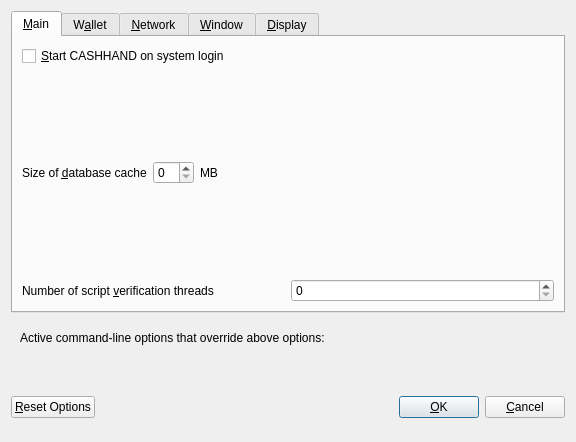
<?xml version="1.0" encoding="UTF-8"?>
<ui version="4.0">
 <class>OptionsDialog</class>
 <widget class="QDialog" name="OptionsDialog">
  <property name="geometry">
   <rect>
    <x>0</x>
    <y>0</y>
    <width>576</width>
    <height>442</height>
   </rect>
  </property>
  <property name="windowTitle">
   <string>Options</string>
  </property>
  <property name="modal">
   <bool>true</bool>
  </property>
  <layout class="QVBoxLayout" name="verticalLayout">
   <item>
    <widget class="QTabWidget" name="tabWidget">
     <property name="currentIndex">
      <number>0</number>
     </property>
     <widget class="QWidget" name="tabMain">
      <attribute name="title">
       <string>&amp;Main</string>
      </attribute>
      <layout class="QVBoxLayout" name="verticalLayout_Main">
       <item>
        <widget class="QCheckBox" name="bitcoinAtStartup">
         <property name="toolTip">
          <string>Automatically start CASHHAND after logging in to the system.</string>
         </property>
         <property name="text">
          <string>&amp;Start CASHHAND on system login</string>
         </property>
        </widget>
       </item>
       <item>
        <layout class="QHBoxLayout" name="horizontalLayout_2_Main">
         <item>
          <widget class="QLabel" name="databaseCacheLabel">
           <property name="text">
            <string>Size of &amp;database cache</string>
           </property>
           <property name="textFormat">
            <enum>Qt::PlainText</enum>
           </property>
           <property name="buddy">
            <cstring>databaseCache</cstring>
           </property>
          </widget>
         </item>
         <item>
          <widget class="QSpinBox" name="databaseCache"/>
         </item>
         <item>
          <widget class="QLabel" name="databaseCacheUnitLabel">
           <property name="text">
            <string>MB</string>
           </property>
           <property name="textFormat">
            <enum>Qt::PlainText</enum>
           </property>
          </widget>
         </item>
         <item>
          <spacer name="horizontalSpacer_2_Main">
           <property name="orientation">
            <enum>Qt::Horizontal</enum>
           </property>
           <property name="sizeHint" stdset="0">
            <size>
             <width>40</width>
             <height>20</height>
            </size>
           </property>
          </spacer>
         </item>
        </layout>
       </item>
       <item>
        <layout class="QHBoxLayout" name="horizontalLayout_3_Main">
         <item>
          <widget class="QLabel" name="threadsScriptVerifLabel">
           <property name="text">
            <string>Number of script &amp;verification threads</string>
           </property>
           <property name="textFormat">
            <enum>Qt::PlainText</enum>
           </property>
           <property name="buddy">
            <cstring>threadsScriptVerif</cstring>
           </property>
          </widget>
         </item>
         <item>
          <widget class="QSpinBox" name="threadsScriptVerif">
           <property name="toolTip">
            <string>(0 = auto, &lt;0 = leave that many cores free)</string>
           </property>
          </widget>
         </item>
        </layout>
       </item>
      </layout>
     </widget>
     <widget class="QWidget" name="tabWallet">
      <attribute name="title">
       <string>W&amp;allet</string>
      </attribute>
      <layout class="QVBoxLayout" name="verticalLayout_Wallet">
       <item>
        <layout class="QHBoxLayout" name="horizontalLayout_2_Wallet">
         <item>
          <widget class="QLabel" name="labelStakeSplitThresholdText">
           <property name="text">
            <string>Stake split threshold:</string>
           </property>
          </widget>
         </item>
         <item>
          <widget class="QSpinBox" name="spinBoxStakeSplitThreshold">
           <property name="minimum">
            <number>1</number>
           </property>
           <property name="maximum">
            <number>999999</number>
           </property>
          </widget>
         </item>
        </layout>
       </item>
       <item>
        <widget class="QGroupBox" name="groupBox">
         <property name="title">
          <string>Expert</string>
         </property>
         <layout class="QVBoxLayout" name="verticalLayout_2">
          <item>
           <widget class="QCheckBox" name="coinControlFeatures">
            <property name="toolTip">
             <string>Whether to show coin control features or not.</string>
            </property>
            <property name="text">
             <string>Enable coin &amp;control features</string>
            </property>
           </widget>
          </item>
          <item>
           <widget class="QCheckBox" name="showMasternodesTab">
            <property name="toolTip">
             <string>Show additional tab listing all your masternodes in first sub-tab&lt;br/&gt;and all masternodes on the network in second sub-tab.</string>
            </property>
            <property name="text">
             <string>Show Masternodes Tab</string>
            </property>
           </widget>
          </item>
          <item>
           <widget class="QCheckBox" name="spendZeroConfChange">
            <property name="toolTip">
             <string>If you disable the spending of unconfirmed change, the change from a transaction&lt;br/&gt;cannot be used until that transaction has at least one confirmation.&lt;br/&gt;This also affects how your balance is computed.</string>
            </property>
            <property name="text">
             <string>&amp;Spend unconfirmed change</string>
            </property>
           </widget>
          </item>
         </layout>
        </widget>
       </item>
       <item>
        <spacer name="verticalSpacer_Wallet">
         <property name="orientation">
          <enum>Qt::Vertical</enum>
         </property>
         <property name="sizeHint" stdset="0">
          <size>
           <width>20</width>
           <height>40</height>
          </size>
         </property>
        </spacer>
       </item>
      </layout>
     </widget>
     <widget class="QWidget" name="tabNetwork">
      <attribute name="title">
       <string>&amp;Network</string>
      </attribute>
      <layout class="QVBoxLayout" name="verticalLayout_Network">
       <item>
        <widget class="QCheckBox" name="mapPortUpnp">
         <property name="toolTip">
          <string>Automatically open the CASHHAND client port on the router. This only works when your router supports UPnP and it is enabled.</string>
         </property>
         <property name="text">
          <string>Map port using &amp;UPnP</string>
         </property>
        </widget>
       </item>
       <item>
        <widget class="QCheckBox" name="allowIncoming">
         <property name="toolTip">
          <string>Accept connections from outside</string>
         </property>
         <property name="text">
          <string>Allow incoming connections</string>
         </property>
        </widget>
       </item>
       <item>
        <widget class="QCheckBox" name="connectSocks">
         <property name="toolTip">
          <string>Connect to the CASHHAND network through a SOCKS5 proxy.</string>
         </property>
         <property name="text">
          <string>&amp;Connect through SOCKS5 proxy (default proxy):</string>
         </property>
        </widget>
       </item>
       <item>
        <layout class="QHBoxLayout" name="horizontalLayout_1_Network">
         <item>
          <widget class="QLabel" name="proxyIpLabel">
           <property name="text">
            <string>Proxy &amp;IP:</string>
           </property>
           <property name="textFormat">
            <enum>Qt::PlainText</enum>
           </property>
           <property name="buddy">
            <cstring>proxyIp</cstring>
           </property>
          </widget>
         </item>
         <item>
          <widget class="QValidatedLineEdit" name="proxyIp">
           <property name="minimumSize">
            <size>
             <width>140</width>
             <height>0</height>
            </size>
           </property>
           <property name="maximumSize">
            <size>
             <width>140</width>
             <height>16777215</height>
            </size>
           </property>
           <property name="toolTip">
            <string>IP address of the proxy (e.g. IPv4: 127.0.0.1 / IPv6: ::1)</string>
           </property>
          </widget>
         </item>
         <item>
          <widget class="QLabel" name="proxyPortLabel">
           <property name="text">
            <string>&amp;Port:</string>
           </property>
           <property name="textFormat">
            <enum>Qt::PlainText</enum>
           </property>
           <property name="buddy">
            <cstring>proxyPort</cstring>
           </property>
          </widget>
         </item>
         <item>
          <widget class="QLineEdit" name="proxyPort">
           <property name="minimumSize">
            <size>
             <width>55</width>
             <height>0</height>
            </size>
           </property>
           <property name="maximumSize">
            <size>
             <width>55</width>
             <height>16777215</height>
            </size>
           </property>
           <property name="toolTip">
            <string>Port of the proxy (e.g. 9050)</string>
           </property>
          </widget>
         </item>
         <item>
          <spacer name="horizontalSpacer_1_Network">
           <property name="orientation">
            <enum>Qt::Horizontal</enum>
           </property>
           <property name="sizeHint" stdset="0">
            <size>
             <width>40</width>
             <height>20</height>
            </size>
           </property>
          </spacer>
         </item>
        </layout>
       </item>
       <item>
        <spacer name="verticalSpacer_Network">
         <property name="orientation">
          <enum>Qt::Vertical</enum>
         </property>
         <property name="sizeHint" stdset="0">
          <size>
           <width>20</width>
           <height>40</height>
          </size>
         </property>
        </spacer>
       </item>
      </layout>
     </widget>
     <widget class="QWidget" name="tabWindow">
      <attribute name="title">
       <string>&amp;Window</string>
      </attribute>
      <layout class="QVBoxLayout" name="verticalLayout_Window">
       <item>
        <widget class="QCheckBox" name="minimizeToTray">
         <property name="toolTip">
          <string>Show only a tray icon after minimizing the window.</string>
         </property>
         <property name="text">
          <string>&amp;Minimize to the tray instead of the taskbar</string>
         </property>
        </widget>
       </item>
       <item>
        <widget class="QCheckBox" name="minimizeOnClose">
         <property name="toolTip">
          <string>Minimize instead of exit the application when the window is closed. When this option is enabled, the application will be closed only after selecting Quit in the menu.</string>
         </property>
         <property name="text">
          <string>M&amp;inimize on close</string>
         </property>
        </widget>
       </item>
       <item>
        <spacer name="verticalSpacer_Window">
         <property name="orientation">
          <enum>Qt::Vertical</enum>
         </property>
         <property name="sizeHint" stdset="0">
          <size>
           <width>20</width>
           <height>40</height>
          </size>
         </property>
        </spacer>
       </item>
      </layout>
     </widget>
     <widget class="QWidget" name="tabDisplay">
      <attribute name="title">
       <string>&amp;Display</string>
      </attribute>
      <layout class="QVBoxLayout" name="verticalLayout_Display">
       <item>
        <layout class="QHBoxLayout" name="horizontalLayout_1_Display">
         <item>
          <widget class="QLabel" name="langLabel">
           <property name="text">
            <string>User Interface &amp;language:</string>
           </property>
           <property name="textFormat">
            <enum>Qt::PlainText</enum>
           </property>
           <property name="buddy">
            <cstring>lang</cstring>
           </property>
          </widget>
         </item>
         <item>
          <widget class="QValueComboBox" name="lang">
           <property name="toolTip">
            <string>The user interface language can be set here. This setting will take effect after restarting CASHHAND.</string>
           </property>
          </widget>
         </item>
        </layout>
       </item>
       <item>
        <widget class="QLabel" name="label_3">
         <property name="toolTip">
          <string notr="true"/>
         </property>
         <property name="statusTip">
          <string notr="true"/>
         </property>
         <property name="whatsThis">
          <string notr="true"/>
         </property>
         <property name="accessibleName">
          <string notr="true"/>
         </property>
         <property name="text">
          <string>Language missing or translation incomplete? Help contributing translations here:
https://www.transifex.com/pivx-project/pivx-project-translations</string>
         </property>
         <property name="wordWrap">
          <bool>true</bool>
         </property>
         <property name="openExternalLinks">
          <bool>true</bool>
         </property>
         <property name="textInteractionFlags">
          <set>Qt::TextBrowserInteraction</set>
         </property>
        </widget>
       </item>
       <item>
        <layout class="QHBoxLayout" name="horizontalLayout_2_Display" stretch="0,0">
         <item>
          <widget class="QLabel" name="themeLabel">
           <property name="text">
            <string>User Interface Theme:</string>
           </property>
          </widget>
         </item>
         <item>
          <widget class="QValueComboBox" name="theme"/>
         </item>
        </layout>
       </item>
       <item>
        <widget class="QWidget" name="verticalZpivDisplayWidget" native="true">
         <layout class="QVBoxLayout" name="verticalZpivDisplayLayout">
          <property name="margin">
           <number>0</number>
          </property>
          <item>
           <widget class="Line" name="line">
            <property name="orientation">
             <enum>Qt::Horizontal</enum>
            </property>
           </widget>
          </item>
          <item>
           <layout class="QHBoxLayout" name="horizontalLayout_3_Display">
            <item>
             <widget class="QLabel" name="unitLabel">
              <property name="text">
               <string>Unit to show amounts in:</string>
              </property>
              <property name="textFormat">
               <enum>Qt::PlainText</enum>
              </property>
             </widget>
            </item>
            <item>
             <widget class="QValueComboBox" name="unit">
              <property name="toolTip">
               <string>Choose the default subdivision unit to show in the interface and when sending coins.</string>
              </property>
             </widget>
            </item>
           </layout>
          </item>
          <item>
           <layout class="QHBoxLayout" name="horizontalLayout_4_Display">
            <item>
             <widget class="QLabel" name="digitsLabel">
              <property name="text">
               <string>Decimal digits</string>
              </property>
             </widget>
            </item>
            <item>
             <widget class="QValueComboBox" name="digits"/>
            </item>
           </layout>
          </item>
          <item>
           <layout class="QHBoxLayout" name="horizontalLayout_5_Display">
            <item>
             <widget class="QCheckBox" name="checkBoxHideZeroBalances">
              <property name="toolTip">
               <string>Hide empty balances</string>
              </property>
              <property name="layoutDirection">
               <enum>Qt::LeftToRight</enum>
              </property>
              <property name="text">
               <string>Hide empty balances</string>
              </property>
             </widget>
            </item>
            <item>
             <widget class="QCheckBox" name="checkBoxHideOrphans">
              <property name="toolTip">
               <string>Hide orphan stakes in transaction lists</string>
              </property>
              <property name="text">
               <string>Hide orphan stakes</string>
              </property>
             </widget>
            </item>
            <item>
             <spacer name="horizontalSpacer">
              <property name="orientation">
               <enum>Qt::Horizontal</enum>
              </property>
              <property name="sizeHint" stdset="0">
               <size>
                <width>40</width>
                <height>20</height>
               </size>
              </property>
             </spacer>
            </item>
           </layout>
          </item>
          <item>
           <layout class="QHBoxLayout" name="horizontalLayout_6_Display">
            <item>
             <widget class="QLabel" name="thirdPartyTxUrlsLabel">
              <property name="toolTip">
               <string>Third party URLs (e.g. a block explorer) that appear in the transactions tab as context menu items. %s in the URL is replaced by transaction hash. Multiple URLs are separated by vertical bar |.</string>
              </property>
              <property name="text">
               <string>Third party transaction URLs</string>
              </property>
             </widget>
            </item>
            <item>
             <widget class="QLineEdit" name="thirdPartyTxUrls">
              <property name="toolTip">
               <string>Third party URLs (e.g. a block explorer) that appear in the transactions tab as context menu items. %s in the URL is replaced by transaction hash. Multiple URLs are separated by vertical bar |.</string>
              </property>
             </widget>
            </item>
           </layout>
          </item>
         </layout>
        </widget>
       </item>
       <item>
        <spacer name="verticalSpacer">
         <property name="orientation">
          <enum>Qt::Vertical</enum>
         </property>
         <property name="sizeHint" stdset="0">
          <size>
           <width>20</width>
           <height>40</height>
          </size>
         </property>
        </spacer>
       </item>
      </layout>
     </widget>
    </widget>
   </item>
   <item>
    <widget class="QFrame" name="frame">
     <layout class="QVBoxLayout" name="verticalLayout_Bottom">
      <item>
       <layout class="QHBoxLayout" name="horizontalLayout_Bottom">
        <item>
         <widget class="QLabel" name="overriddenByCommandLineInfoLabel">
          <property name="text">
           <string>Active command-line options that override above options:</string>
          </property>
          <property name="textFormat">
           <enum>Qt::PlainText</enum>
          </property>
         </widget>
        </item>
        <item>
         <spacer name="horizontalSpacer_Bottom">
          <property name="orientation">
           <enum>Qt::Horizontal</enum>
          </property>
          <property name="sizeHint" stdset="0">
           <size>
            <width>40</width>
            <height>20</height>
           </size>
          </property>
         </spacer>
        </item>
       </layout>
      </item>
      <item>
       <widget class="QLabel" name="overriddenByCommandLineLabel">
        <property name="text">
         <string/>
        </property>
        <property name="textFormat">
         <enum>Qt::PlainText</enum>
        </property>
        <property name="wordWrap">
         <bool>true</bool>
        </property>
       </widget>
      </item>
     </layout>
    </widget>
   </item>
   <item>
    <layout class="QHBoxLayout" name="horizontalLayout_Buttons">
     <item>
      <widget class="QPushButton" name="resetButton">
       <property name="toolTip">
        <string>Reset all client options to default.</string>
       </property>
       <property name="text">
        <string>&amp;Reset Options</string>
       </property>
       <property name="autoDefault">
        <bool>false</bool>
       </property>
      </widget>
     </item>
     <item>
      <spacer name="horizontalSpacer_1">
       <property name="orientation">
        <enum>Qt::Horizontal</enum>
       </property>
       <property name="sizeHint" stdset="0">
        <size>
         <width>40</width>
         <height>48</height>
        </size>
       </property>
      </spacer>
     </item>
     <item>
      <widget class="QLabel" name="statusLabel">
       <property name="minimumSize">
        <size>
         <width>200</width>
         <height>0</height>
        </size>
       </property>
       <property name="font">
        <font>
         <weight>75</weight>
         <bold>true</bold>
        </font>
       </property>
       <property name="text">
        <string/>
       </property>
       <property name="textFormat">
        <enum>Qt::PlainText</enum>
       </property>
       <property name="wordWrap">
        <bool>true</bool>
       </property>
      </widget>
     </item>
     <item>
      <spacer name="horizontalSpacer_2">
       <property name="orientation">
        <enum>Qt::Horizontal</enum>
       </property>
       <property name="sizeHint" stdset="0">
        <size>
         <width>40</width>
         <height>48</height>
        </size>
       </property>
      </spacer>
     </item>
     <item>
      <widget class="QPushButton" name="okButton">
       <property name="text">
        <string>&amp;OK</string>
       </property>
       <property name="autoDefault">
        <bool>false</bool>
       </property>
       <property name="default">
        <bool>true</bool>
       </property>
      </widget>
     </item>
     <item>
      <widget class="QPushButton" name="cancelButton">
       <property name="text">
        <string>&amp;Cancel</string>
       </property>
       <property name="autoDefault">
        <bool>false</bool>
       </property>
      </widget>
     </item>
    </layout>
   </item>
  </layout>
 </widget>
 <customwidgets>
  <customwidget>
   <class>QValidatedLineEdit</class>
   <extends>QLineEdit</extends>
   <header>qvalidatedlineedit.h</header>
  </customwidget>
  <customwidget>
   <class>QValueComboBox</class>
   <extends>QComboBox</extends>
   <header>qvaluecombobox.h</header>
  </customwidget>
 </customwidgets>
 <resources/>
 <connections/>
</ui>
